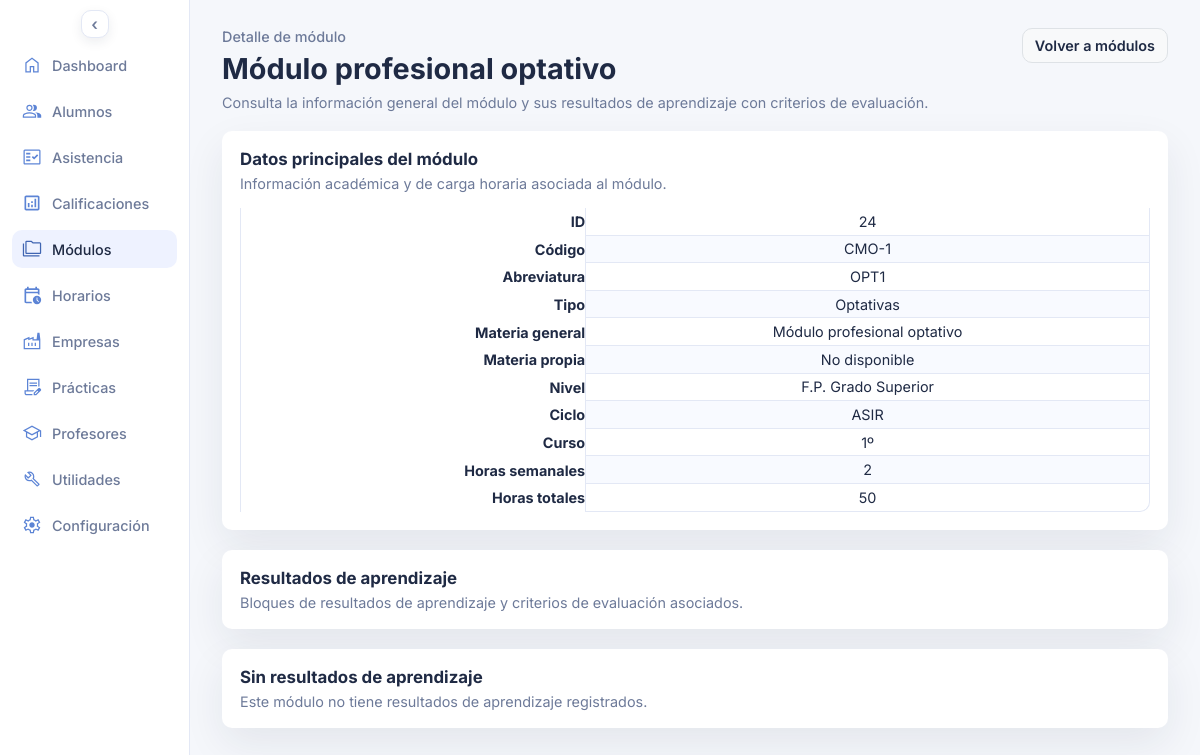
The app's page /modulo_detalle.php?id_modulo=24 with its own data.
### tables this page shows
CREATE TABLE `modulos` (
  `id_modulo` int(10) UNSIGNED NOT NULL,
  `id_nivel` int(10) UNSIGNED DEFAULT NULL,
  `id_ciclo` int(10) UNSIGNED DEFAULT NULL,
  `id_curso` int(10) UNSIGNED DEFAULT NULL,
  `codigo` varchar(8) NOT NULL,
  `abreviatura` varchar(8) NOT NULL,
  `tipo` varchar(60) NOT NULL,
  `materia_general` varchar(60) NOT NULL,
  `materia_propia` varchar(60) NOT NULL,
  `horas_semanales` tinyint(3) UNSIGNED NOT NULL DEFAULT 0,
  `horas_totales` smallint(5) UNSIGNED NOT NULL DEFAULT 0
);

CREATE TABLE `niveles` (
  `id_nivel` int(10) UNSIGNED NOT NULL,
  `nivel` varchar(60) NOT NULL
);

CREATE TABLE `ciclos` (
  `id_ciclo` int(10) UNSIGNED NOT NULL,
  `ciclo` varchar(60) NOT NULL,
  `abreviatura` varchar(60) NOT NULL,
  `codigo` varchar(10) NOT NULL
);

CREATE TABLE `cursos` (
  `id_curso` int(10) UNSIGNED NOT NULL,
  `curso` varchar(60) NOT NULL
);

### modulo_detalle.php (the view, shortened to what this page needs)
<?php
$pdo = db();
$id_modulo = isset($_GET['id_modulo']) ? (int) $_GET['id_modulo'] : 0;
function format_value($value, string $fallback = 'No disponible'): string {
  if ($value === null || $value === '') {
    return $fallback;
  }
  return (string) $value;
}
$module = null;
$learning_results = [];
if ($id_modulo > 0) {
  $module_stmt = $pdo->prepare(
    'SELECT m.*, n.nivel, c.abreviatura AS ciclo_abreviatura, cu.curso
     FROM modulos m
     LEFT JOIN niveles n ON n.id_nivel = m.id_nivel
     LEFT JOIN ciclos c ON c.id_ciclo = m.id_ciclo
     LEFT JOIN cursos cu ON cu.id_curso = m.id_curso
     WHERE m.id_modulo = :id_modulo'
  );
  $module_stmt->execute(['id_modulo' => $id_modulo]);
  $module = $module_stmt->fetch();
}
if ($module) {
  $learning_results_stmt = $pdo->prepare(
    'SELECT id_ra, numero, descripcion
     FROM resultados_aprendizaje
     WHERE id_modulo = :id_modulo
     ORDER BY numero, id_ra'
  );
  $learning_results_stmt->execute(['id_modulo' => $id_modulo]);
  $learning_results = $learning_results_stmt->fetchAll();
}
$module_name = 'Módulo no encontrado';
if ($module) {
  $materia_propia = trim((string) ($module['materia_propia'] ?? ''));
  $materia_general = trim((string) ($module['materia_general'] ?? ''));
  $module_name = $materia_propia !== '' ? $materia_propia : ($materia_general !== '' ? $materia_general : 'Módulo sin nombre');
}
?>
<!DOCTYPE html>
<html lang="es">
<head>
  <link rel="stylesheet" href="assets/styles.css">
</head>
<body>
  <div class="page">
    <?php require __DIR__ . '/includes/sidebar.php'; ?>
    <main class="content">
      <header class="header">
        <div>
          <p class="eyebrow">Detalle de módulo</p>
          <h1><?php echo htmlspecialchars($module_name, ENT_QUOTES, 'UTF-8'); ?></h1>
          <p class="subheading">Consulta la información general del módulo y sus resultados de aprendizaje con criterios de evaluación.</p>
        </div>
        <div class="header-actions">
          <a class="ghost-button" href="modulos.php">Volver a módulos</a>
        </div>
      </header>
      <?php if (!$module): ?>
        <section class="panel">
          <div class="panel-header">
            <h3>Módulo no encontrado</h3>
            <p>No hemos podido localizar el módulo solicitado. Comprueba el enlace y vuelve al listado de módulos.</p>
          </div>
          <div class="panel-grid">
            <a class="ghost-button" href="modulos.php">Volver a módulos</a>
          </div>
        </section>
      <?php else: ?>
        <section class="panel">
          <div class="panel-header">
            <h3>Datos principales del módulo</h3>
            <p>Información académica y de carga horaria asociada al módulo.</p>
          </div>
          <div class="panel-grid">
            <table class="panel-table-aligned">
              <tbody>
                <tr>
                  <th>ID</th>
                  <td><?php echo htmlspecialchars((string) $module['id_modulo'], ENT_QUOTES, 'UTF-8'); ?></td>
                </tr>
                <tr>
                  <th>Código</th>
                  <td><?php echo htmlspecialchars(format_value($module['codigo']), ENT_QUOTES, 'UTF-8'); ?></td>
                </tr>
                <tr>
                  <th>Abreviatura</th>
                  <td><?php echo htmlspecialchars(format_value($module['abreviatura']), ENT_QUOTES, 'UTF-8'); ?></td>
                </tr>
                <tr>
                  <th>Tipo</th>
                  <td><?php echo htmlspecialchars(format_value($module['tipo']), ENT_QUOTES, 'UTF-8'); ?></td>
                </tr>
                <tr>
                  <th>Materia general</th>
                  <td><?php echo htmlspecialchars(format_value($module['materia_general']), ENT_QUOTES, 'UTF-8'); ?></td>
                </tr>
                <tr>
                  <th>Materia propia</th>
                  <td><?php echo htmlspecialchars(format_value($module['materia_propia']), ENT_QUOTES, 'UTF-8'); ?></td>
                </tr>
                <tr>
                  <th>Nivel</th>
                  <td><?php echo htmlspecialchars(format_value($module['nivel']), ENT_QUOTES, 'UTF-8'); ?></td>
                </tr>
                <tr>
                  <th>Ciclo</th>
                  <td><?php echo htmlspecialchars(format_value($module['ciclo_abreviatura']), ENT_QUOTES, 'UTF-8'); ?></td>
                </tr>
                <tr>
                  <th>Curso</th>
                  <td><?php echo htmlspecialchars(format_value($module['curso']), ENT_QUOTES, 'UTF-8'); ?></td>
                </tr>
                <tr>
                  <th>Horas semanales</th>
                  <td><?php echo htmlspecialchars(format_value($module['horas_semanales']), ENT_QUOTES, 'UTF-8'); ?></td>
                </tr>
                <tr>
                  <th>Horas totales</th>
                  <td><?php echo htmlspecialchars(format_value($module['horas_totales']), ENT_QUOTES, 'UTF-8'); ?></td>
                </tr>
              </tbody>
            </table>
          </div>
        </section>
        <section class="panel">
          <div class="panel-header">
            <h3>Resultados de aprendizaje</h3>
            <p>Bloques de resultados de aprendizaje y criterios de evaluación asociados.</p>
          </div>
        </section>
        <?php if (!$learning_results): ?>
          <section class="panel">
            <div class="panel-header">
              <h3>Sin resultados de aprendizaje</h3>
              <p>Este módulo no tiene resultados de aprendizaje registrados.</p>
            </div>
          </section>
        <?php endif; ?>
      <?php endif; ?>
    </main>
  </div>
</body>
</html>

### assets/styles.css (style rules this page uses)
* { box-sizing: border-box; margin: 0; padding: 0; font-family: "Inter", system-ui, sans-serif; }
body { background: var(--bg); color: var(--text); font-size: 0.9rem; }
.page { display: grid; grid-template-columns: 190px 1fr; min-height: 100vh; transition: grid-template-columns 0.2s ease; }
.content { padding: 28px 32px; display: flex; flex-direction: column; gap: 20px; }
.header { display: flex; justify-content: space-between; gap: 16px; align-items: flex-start; }
.eyebrow { color: var(--muted); font-weight: 500; margin-bottom: 6px; }
.subheading { color: var(--muted); margin-top: 8px; max-width: 640px; white-space: nowrap; }
.header-actions { display: flex; gap: 12px; }
.primary-button, .ghost-button, .edit-toggle { border-radius: 10px; padding: 8px 12px; font-weight: 600; font-size: 0.9rem; cursor: pointer; transition: background-color 0.2s ease, border-color 0.2s ease, color 0.2s ease; box-shadow: none; }
a.primary-button, a.ghost-button, a.primary-button:visited, a.ghost-button:visited, a.primary-button:hover, a.ghost-button:hover, a.primary-button:focus, a.ghost-button:focus, a.primary-button:active, a.ghost-button:active { text-decoration: none; }
.ghost-button { background: #f8f9fa; border: 1px solid #dee2e6; color: var(--text); }
.panel { background: var(--card); border-radius: 10px; padding: 18px; box-shadow: var(--shadow); display: flex; flex-direction: column; gap: 16px; }
.panel-header p { color: var(--muted); margin-top: 6px; }
.panel-grid { display: grid; gap: 10px; }
@media (min-width: 981px) { .panel-grid table { border-collapse: separate; border-spacing: 0; width: 100%; } }
@media (min-width: 981px) { .panel-grid thead th, .panel-grid tbody td { padding: 0.3rem; text-align: center; } }
@media (min-width: 981px) { .panel-grid tbody td { border-bottom: 1px solid var(--border); transition: background-color 0.18s ease; } }
@media (min-width: 981px) { .panel-grid tbody tr:nth-child(even) td { background: #f8faff; } }
@media (min-width: 981px) { .panel-grid th, .panel-grid td { border-right: 1px solid var(--border); } }
@media (min-width: 981px) { .panel-grid th:first-child, .panel-grid td:first-child { border-left: 1px solid var(--border); } }
@media (min-width: 981px) { .panel-grid tbody tr:last-child td:last-child { border-bottom-right-radius: 10px; } }
.panel-table-aligned th { text-align: right; }
.panel-table-aligned td { text-align: left; }

### records on screen
modulos: materia_general "Módulo profesional optativo", id_modulo "24", codigo "CMO-1", abreviatura "OPT1", tipo "Optativas", materia_propia "No disponible", id_nivel.nivel "F.P. Grado Superior", id_ciclo.abreviatura "ASIR", id_curso.curso "1º", horas_semanales "2", horas_totales "50"

### other values on screen
$item['label'] "Dashboard"
$item['label'] "Alumnos"
$item['label'] "Asistencia"
$item['label'] "Calificaciones"
$item['label'] "Módulos"
$item['label'] "Horarios"
$item['label'] "Empresas"
$item['label'] "Prácticas"
$item['label'] "Profesores"
$item['label'] "Utilidades"
$item['label'] "Configuración"
